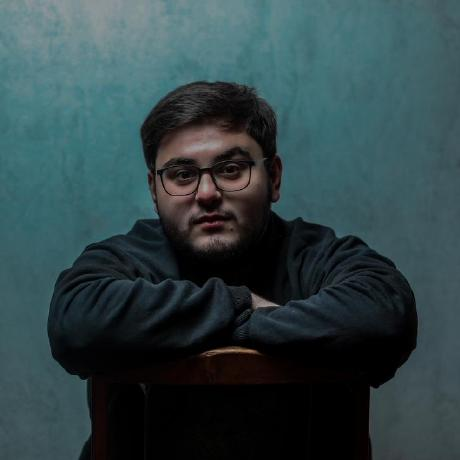
#> input picture tools/source-photo.jpg, 460 x 460 px
$ python banner.py
#> lines starting #> are read from the running program, lines starting #| are printed output that depends on the picture; after the words box and inside, x2 and y2 are one past the last pixel; in counts of white or black regions, pixels touching at a corner belong together
### tools/portrait.py
"""Photo -> 1-bit dithered dot grid, with background segmentation for dark mode."""
import os

import numpy as np
from PIL import Image, ImageEnhance, ImageFilter, ImageOps
from scipy import ndimage

HERE = os.path.dirname(os.path.abspath(__file__))

GRID_W, GRID_H = 300, 340
CROP = (93, 55, 344, 340)          # head + shoulders, aspect-matched to the grid
BG_THRESHOLD = 0.05                # chroma distance; see 01_explore_mask.py
# Dark mode lands on the brief's ~17k. Light mode cannot: it keeps the backdrop
# and the photo's hair/jumper crush to solid black, so thinning to 17k either
# posterises the midtones into flat slabs (high gamma) or hollows out the face.
# 35k measured better on both counts, and costs little file size because solid
# regions collapse into long horizontal runs.
TARGET_DOTS = {"dark": 17000, "light": 35000}


def _prepared_gray(img):
    """Contrast pipeline from the brief: autocontrast -> 1.3x -> unsharp."""
    g = img.convert("L")
    g = ImageOps.autocontrast(g, cutoff=1)
    g = ImageEnhance.Contrast(g).enhance(1.3)
    g = g.filter(ImageFilter.UnsharpMask(radius=3, percent=140, threshold=0))
    return np.asarray(g).astype(np.float64) / 255.0


def subject_mask(rgb):
    """Boolean mask of the sitter, separated from the flat backdrop.

    A plain RGB distance drowns in the vignette (the corners are the same hue,
    just darker), so the test is on chroma after dividing out brightness.
    """
    a = rgb.astype(np.float64)
    corners = np.concatenate([a[0:40, 0:40].reshape(-1, 3), a[0:40, -40:].reshape(-1, 3)])
    bg = np.median(corners, axis=0)

    def chroma(x):
        return x / (x.sum(axis=-1, keepdims=True) + 1e-6)

    dist = np.linalg.norm(chroma(a) - chroma(bg[None, None, :]), axis=-1)
    m = dist > BG_THRESHOLD
    m = ndimage.binary_closing(m, structure=np.ones((7, 7)))
    m = ndimage.binary_fill_holes(m)
    lab, n = ndimage.label(m)
    if n:
        sizes = ndimage.sum(m, lab, range(1, n + 1))
        m = lab == (int(np.argmax(sizes)) + 1)
    return ndimage.binary_opening(m, structure=np.ones((3, 3)))


def dither(density, mask=None):
    """1-bit Floyd-Steinberg in serpentine order.

    `density` is the probability of ink per cell. Where `mask` is False the cell
    can never take ink *and* accumulated error is hard-cleared, so error
    diffusion cannot bleed a halo across the segmentation edge.
    """
    h, w = density.shape
    buf = density.astype(np.float64).copy()
    if mask is not None:
        buf[~mask] = 0.0
    out = np.zeros((h, w), dtype=bool)

    for y in range(h):
        cols = range(w) if y % 2 == 0 else range(w - 1, -1, -1)
        fwd = 1 if y % 2 == 0 else -1
        for x in cols:
            if mask is not None and not mask[y, x]:
                buf[y, x] = 0.0
                continue
            old = buf[y, x]
            new = 1.0 if old >= 0.5 else 0.0
            out[y, x] = new > 0
            err = old - new
            for dx, dy, k in ((fwd, 0, 7 / 16), (-fwd, 1, 3 / 16),
                              (0, 1, 5 / 16), (fwd, 1, 1 / 16)):
                nx, ny = x + dx, y + dy
                if 0 <= nx < w and 0 <= ny < h:
                    if mask is not None and not mask[ny, nx]:
                        continue          # hard clear at the mask edge
                    buf[ny, nx] += err * k
    return out


def _fit_gamma(density, mask, target):
    """Find the tone curve that lands the dot count on target."""
    lo, hi = 0.15, 24.0
    for _ in range(40):
        mid = (lo + hi) / 2
        n = np.clip(density, 0, 1) ** mid
        if mask is not None:
            n = n * mask
        if n.sum() > target:
            lo = mid
        else:
            hi = mid
    return (lo + hi) / 2


def build(mode, target=None, photo="source-photo.jpg"):
    """Return (ink, mask, stats) for 'dark' or 'light'."""
    target = TARGET_DOTS[mode] if target is None else target
    src = Image.open(os.path.join(HERE, photo)).convert("RGB")
    crop = src.crop(CROP).resize((GRID_W, GRID_H), Image.LANCZOS)
    rgb = np.asarray(crop)
    gray = _prepared_gray(crop)
    mask = subject_mask(rgb)

    if mode == "dark":
        # Light dots on a dark panel: ink follows the *lit* part of the sitter.
        # Drawing ink at dark pixels here is exactly what makes dark mode read
        # as a photo negative.
        density, use_mask = gray, mask
    else:
        # Dark dots on a light panel: ink follows the dark part of the photo,
        # backdrop included.
        density, use_mask = 1.0 - gray, None

    gamma = _fit_gamma(density, use_mask, target)
    shaped = np.clip(density, 0, 1) ** gamma
    ink = dither(shaped, use_mask)

    stats = {
        "mode": mode,
        "gamma": round(gamma, 4),
        "dots": int(ink.sum()),
        "subject_fraction": round(float(mask.mean()), 4),
        "ink_fraction": round(float(ink.mean()), 4),
    }
    return ink, mask, stats


# [16 lines left out: function runs, not called in this run]


# [9 lines that do not run on import are left out]

### tools/logos.py
"""Trace the three brand logos from their official simple-icons path data.

Nothing here is hand-drawn: the outlines come straight out of the simple-icons
package (24x24 viewBox), get flattened to polygons, rasterised, and then
stratified-sampled into an even point cloud.
"""
import numpy as np
from matplotlib.path import Path as MplPath
from simpleicons.all import icons

import svgpath

LOGOS = ["nextdotjs", "nestjs", "postgresql"]


# [11 lines left out: function _mpl_path, not called in this run]


def rasterise(slug, res=360):
    """Return a boolean (res, res) mask of the filled logo."""
    icon = icons.get(slug)
    if icon is None:
        raise KeyError(slug)
    path = _mpl_path(icon.path)
    # simple-icons paths live in a 0..24 viewBox.
    step = 24.0 / res
    ys, xs = np.mgrid[0:res, 0:res]
    pts = np.column_stack([
        (xs.ravel() + 0.5) * step,
        (ys.ravel() + 0.5) * step,
    ])
    inside = path.contains_points(pts).reshape(res, res)
    return inside


# [32 lines left out: function sample_points, not called in this run]


def logo_clouds(count, grid_w, grid_h, span, rng):
    """Point clouds for every logo, mapped into portrait-grid coordinates.

    Each logo is scaled so its *own* bounding box fills `span`, which keeps the
    three shapes optically the same size instead of the same nominal size.
    """
    clouds = []
    for slug in LOGOS:
        mask = rasterise(slug)
        pts = sample_points(mask, count, rng)
        res = mask.shape[0]
        pts = pts / res  # -> 0..1

        lo, hi = pts.min(axis=0), pts.max(axis=0)
        extent = (hi - lo).max()
        pts = (pts - (lo + hi) / 2.0) / extent * span
        pts[:, 0] += grid_w / 2.0
        pts[:, 1] += grid_h / 2.0
        clouds.append(pts)
    return clouds

### tools/banner.py
"""Assemble the animated banner SVGs from the dithered portrait + logo clouds.

Run:  python banner.py
Out:  assets/banner-dark.svg, assets/banner-light.svg, tools/_data/*.npy
"""
import os

import numpy as np
from scipy.cluster.vq import kmeans2
from scipy.optimize import linear_sum_assignment

import logos
import portrait
from profile_data import HANDLE, PALETTE, ROWS, TITLE

HERE = os.path.dirname(os.path.abspath(__file__))
OUT = os.path.join(os.path.dirname(HERE), "assets")
DATA = os.path.join(HERE, "_data")

# ---------------------------------------------------------------- canvas ----
W, H = 1180, 610
BAR = 40                      # title bar height
FRAME = (24, 66, 440, 522)    # portrait frame: x, y, w, h  (37.3% of width)
PAD = 14
GRID_W, GRID_H = portrait.GRID_W, portrait.GRID_H
CELL = 1.37
PX = FRAME[0] + PAD + (FRAME[2] - 2 * PAD - GRID_W * CELL) / 2.0
PY = FRAME[1] + PAD + (FRAME[3] - 2 * PAD - GRID_H * CELL) / 2.0

RX0, RX1 = 486, 1156          # info column
ADV = 0.6                     # monospace advance, in em

# ------------------------------------------------------------- animation ----
INTRO = 3.2                   # plays once
FADE_AT = 3.05                # intro -> loop crossfade
HOLD = 0.05                   # t=0 frame shows the finished portrait; see below
LOOP = 14.2
INTRO_GROUPS = 60
BANDS = 94
TRAVELLERS = 900
LOGO_SPAN = 155               # grid cells; drives how densely 900 dots read
DOT = 1.9                     # traveller dot size, grid cells
DRIFT = 0.42                  # fraction of the way to the logo centroid
NOISE = 4.0                   # per-dot jitter (grid cells) before grouping

# portrait 3.0 | 4 x 1.3 transitions | 3 x 2.0 logo holds  == 14.2s
_STOPS = [0.0, 3.0, 4.3, 6.3, 7.6, 9.6, 10.9, 12.9, 14.2]
KEYTIMES = [t / LOOP for t in _STOPS]


def _kt(values):
    return ";".join(("%.4g" % v).lstrip("0") if 0 < v < 1 else "%g" % v
                    for v in values)


KT = _kt(KEYTIMES)


# ------------------------------------------------------------------ dots ----
def capped_runs(ink, cap):
    """Horizontal ink runs, split so no run exceeds `cap` cells.

    Capping matters for the intro: a 40-cell run fading in as one unit reads as
    a horizontal streak, not as dots thickening.
    """
    out = []
    h, w = ink.shape
    for y in range(h):
        row = ink[y]
        x = 0
        while x < w:
            if not row[x]:
                x += 1
                continue
            s = x
            while x < w and row[x]:
                x += 1
            for a in range(s, x, cap):
                out.append((a, y, min(cap, x - a)))
    return out


# [6 lines left out: function d_of, not called in this run]


# --------------------------------------------------------------- metrics ----
def evenness(points, groups, n_groups, tiles=4):
    """Mean total-variation distance between each group's spatial spread and
    the whole portrait's. ~0 = scattered everywhere, ~0.7 = patchy."""
    tx = np.clip((points[:, 0] / GRID_W * tiles).astype(int), 0, tiles - 1)
    ty = np.clip((points[:, 1] / GRID_H * tiles).astype(int), 0, tiles - 1)
    tile = ty * tiles + tx
    glob = np.bincount(tile, minlength=tiles * tiles).astype(float)
    glob /= glob.sum()
    tot = 0.0
    for g in range(n_groups):
        sel = tile[groups == g]
        if len(sel) == 0:
            continue
        h = np.bincount(sel, minlength=tiles * tiles).astype(float)
        h /= h.sum()
        tot += 0.5 * np.abs(h - glob).sum()
    return tot / n_groups


def _grid_cells(shape):
    yy, xx = np.mgrid[0:shape[0], 0:shape[1]]
    return np.column_stack([xx.ravel() + 0.5, yy.ravel() + 0.5])


def straight_boundary(band):
    """Fraction of band-boundary edges that continue perfectly straight.

    Measured over the whole grid, not just inked cells: restricting it to ink
    makes the number track dot density instead of band geometry. Drift is a
    linear function of position, so quantising it *is* a square grid unless the
    assignment is jittered first -- axis-aligned tiles score near 1.0 here, an
    organic partition scores low.
    """
    total = matched = 0
    for b in (band, band.T):
        cur, nxt = b[:, :-1], b[:, 1:]
        edge = cur != nxt
        same = np.zeros_like(edge)
        same[1:] = edge[1:] & edge[:-1] & (cur[1:] == cur[:-1]) & (nxt[1:] == nxt[:-1])
        total += int(edge.sum())
        matched += int(same.sum())
    return matched / total if total else 0.0


# ------------------------------------------------------------------ text ----
def esc(s):
    return (s.replace("&", "&amp;").replace("<", "&lt;").replace(">", "&gt;"))


# [69 lines left out: functions row_svg, info_panel, not called in this run]


# ----------------------------------------------------------------- build ----
def build(mode, rng):
    p = PALETTE[mode]
    ink, mask, stats = portrait.build(mode)
#> in build, src is the input picture: PIL image 460x460 RGB; mean R, G, B 47.9, 67.4, 70.6
#> in _prepared_gray, `g = g.filter(ImageFilter.UnsharpMask(radius=3, percent=140, threshold=..`:
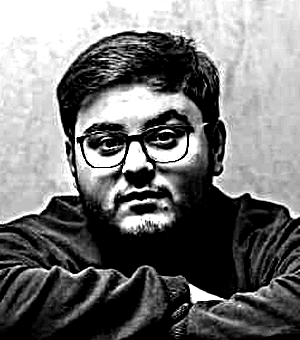
#> g: PIL image 300x340 L; min 0, max 255, mean 116.7
#> in subject_mask, `bg = np.median(corners, axis=0)`: bg = [72, 119, 124]
#> in subject_mask, `m = dist > BG_THRESHOLD`:
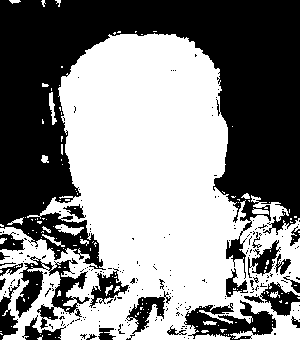
#> m: shape (340, 300) bool; 52.2% white; 224 black regions (196 under 20 px), largest, box (x1, y1, x2, y2) and area: (0, 0, 300, 279) 39454, (16, 256, 90, 329) 1947, (184, 300, 276, 340) 1856
#> in subject_mask, `lab, n = ndimage.label(m)`:
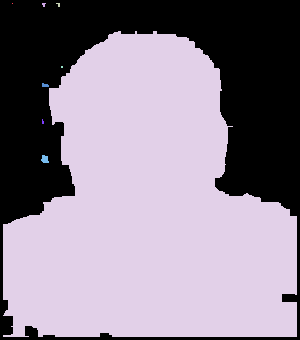
#> lab: shape (340, 300) int32; 9 distinct labels, from 0 to 8; one colour per label, 0 black
#> in subject_mask, `lab, n = ndimage.label(m)`: n = 8
#> in subject_mask, `sizes = ndimage.sum(m, lab, range(1, n + 1))`: sizes = [1, 11, 10, 64057, 4, 22, 8, 48]
#> after the loop in _fit_gamma, `for _ in range(40):`:
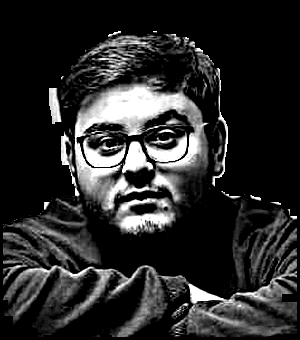
#> n: shape (340, 300) float64; min 0, max 1, mean 0.167
#> in build, `gamma = _fit_gamma(density, use_mask, target)`: gamma = 0.904
#> after the loop in dither, `for y in range(h):`:
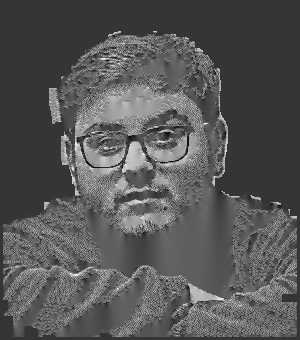
#> buf: shape (340, 300) float64; min -0.368, max 1.4, mean 0.234; drawn with min black and max white
#> after the loop in dither, `for y in range(h):`:
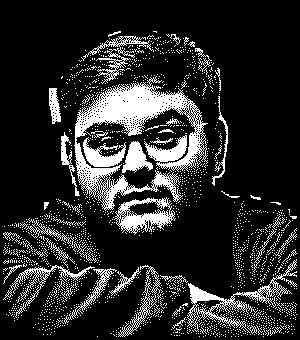
#> out: shape (340, 300) bool; 16.6% white; 1850 white regions (1803 under 20 px), largest, box (x1, y1, x2, y2) and area: (74, 76, 208, 211) 6098, (187, 259, 297, 333) 1322, (114, 197, 176, 235) 1026
#> in build, `stats = { "mode": mode, "gamma": round(gamma, 4), "dots": int(ink.sum(..`: stats = {'mode': 'dark', 'gamma': 0.904, 'dots': 16967, 'subject_fraction': 0.628, 'ink_fraction': 0.166}

    # ---- intro layer: ~60 randomly interleaved groups -----------------------
    intro_segs = capped_runs(ink, 3)
#> after the loop in capped_runs, `for y in range(h):`: out = 10820 items, first 6: (118, 31, 3), (153, 31, 3), (156, 31, 1), (114, 32, 3), (117, 32, 3), (120, 32, 1)
#> intro_segs has the same summary as out in capped_runs
    seg_pts = np.array([[x + n / 2.0, y + 0.5] for x, y, n in intro_segs])
#> seg_pts = 10820 pairs, first value 3.5 to 296.5, second value 31.5 to 336.5
    intro_g = rng.integers(0, INTRO_GROUPS, len(intro_segs))
#> intro_g = 10820 values, max 59 at index 26, min 0 at index 64, mean 29.58

    ev_random = evenness(seg_pts, intro_g, INTRO_GROUPS)
#> in evenness, `tx = np.clip((points[:, 0] / GRID_W * tiles).astype(int), 0, tiles - 1)`: tx = 10820 values, max 3 at index 2554, min 0 at index 658, mean 1.42
#> in evenness, `ty = np.clip((points[:, 1] / GRID_H * tiles).astype(int), 0, tiles - 1)`: ty = 10820 values from 0 to 3
#> in evenness, `tile = ty * tiles + tx`: tile = 10820 values, max 15 at index 7066, min 0 at index 658, mean 8.88
#> in evenness, `glob = np.bincount(tile, minlength=tiles * tiles).astype(float)`: glob = [19, 620, 368, 0, 238, 1642, 1309, 34, 666, 1121, 572, 455, 950, 812, 856, 1158]
#> in evenness, `glob /= glob.sum()`: glob = [0.00176, 0.0573, 0.034, 0, 0.022, 0.152, 0.121, 0.00314, 0.0616, 0.104, 0.0529, 0.0421, 0.0878, 0.075, 0.0791, 0.107]
#> the loop in evenness, `for g in range(n_groups):` made 60 passes
#> (h, tot) on passes 1 to 6: ([1, 12, 5, 0, 4, 21, 14, 0, 12, 9, 12, 6, 17, 8, 16, 22], 0.134), ([0, 12, 12, 0, 6, 32, 31, 1, 15, 11, 11, 10, 11, 8, 12, 25], 0.268), ([1, 14, 4, 0, 5, 19, 22, 0, 9, 23, 10, 8, 17, 9, 13, 21], 0.365), ([0, 13, 1, 0, 7, 24, 16, 1, 11, 17, 12, 5, 13, 10, 11, 18], 0.454), ([0, 10, 9, 0, 4, 27, 23, 0, 11, 21, 10, 4, 13, 8, 26, 19], 0.544), ([0, 9, 9, 0, 4, 27, 24, 0, 12, 16, 5, 6, 21, 13, 18, 21], 0.622)
#> after the loop in evenness, `for g in range(n_groups):`: tot = 6.15
#> ev_random = 0.102
    # Control: the spatial grouping the brief warns against.
    ctrl = np.clip((seg_pts[:, 1] / GRID_H * INTRO_GROUPS).astype(int),
                   0, INTRO_GROUPS - 1)
#> ctrl = 10820 values from 5 to 59
    ev_spatial = evenness(seg_pts, ctrl, INTRO_GROUPS)
#> the loop in evenness (call 2), `for g in range(n_groups):` made 60 passes
#> (h, tot) on passes 7 to 12: ([0, 0.591, 0.409, 0, 0, 0, 0, 0, 0, 0, 0, 0, 0, 0, 0, 0], 1.82), ([0, 0.63, 0.37, 0, 0, 0, 0, 0, 0, 0, 0, 0, 0, 0, 0, 0], 2.73), ([0, 0.633, 0.367, 0, 0, 0, 0, 0, 0, 0, 0, 0, 0, 0, 0, 0], 3.63), ([0, 0.672, 0.328, 0, 0, 0, 0, 0, 0, 0, 0, 0, 0, 0, 0, 0], 4.54), ([0, 0.711, 0.289, 0, 0, 0, 0, 0, 0, 0, 0, 0, 0, 0, 0, 0], 5.45), ([2, 71, 37, 0, 0, 0, 0, 0, 0, 0, 0, 0, 0, 0, 0, 0], 6.36)
#> ev_spatial = 0.69

    # ---- loop layer: ~94 drift bands ---------------------------------------
    loop_segs = capped_runs(ink, 6)
#> loop_segs = 9512 items, first 6: (118, 31, 3), (153, 31, 4), (114, 32, 6), (120, 32, 1), (156, 32, 1), (113, 33, 5)
    loop_pts = np.array([[x + n / 2.0, y + 0.5] for x, y, n in loop_segs])
#> loop_pts = 9512 pairs, first value 3.5 to 296.5, second value 31.5 to 336.5

    jitter = loop_pts + rng.normal(0, NOISE, loop_pts.shape)
#> jitter = 9512 pairs, first value -3.68 to 302.6, second value 26.12 to 345
    cent, band = kmeans2(jitter, BANDS, minit="++", seed=7, iter=24)
#> cent = 94 pairs, first value 13.55 to 287.9, second value 42.87 to 330.4; band = 9512 values, max 93 at index 7311, min 0 at index 8724, mean 45.53
    cent_clean, _ = kmeans2(loop_pts, BANDS, minit="++", seed=7, iter=24)
#> cent_clean = 94 pairs, first value 10.77 to 289.5, second value 44.36 to 330.5

    def nearest(pts, centroids):
        d = ((pts[:, None, :] - centroids[None, :, :]) ** 2).sum(-1)
        return d.argmin(1)

    cells = _grid_cells(ink.shape)
    shipped = nearest(cells + rng.normal(0, NOISE, cells.shape), cent)
    nonoise = nearest(cells, cent_clean)
    # The trap, built deliberately as a control: drift is linear in position, so
    # quantising it directly hands you axis-aligned tiles and a blocky dissolve.
    nx, ny = 10, 10
    gridtrap = (np.clip((cells[:, 0] / GRID_W * nx).astype(int), 0, nx - 1) * ny
                + np.clip((cells[:, 1] / GRID_H * ny).astype(int), 0, ny - 1))

    sb_noisy = straight_boundary(shipped.reshape(ink.shape))
#> the loop in straight_boundary, `for b in (band, band.T):` made 2 passes
#> (total, matched) on passes 1 to 2: (22952, 3384), (45945, 6762)
#> pass 1, in straight_boundary, `edge = cur != nxt`:
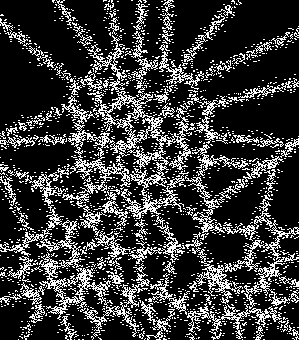
#> edge: shape (340, 299) bool; 22.6% white in thin lines or dots
#> after the loop in straight_boundary, `for b in (band, band.T):`: matched = 6762; total = 45945
#> (the rest of the program and of its run is left out)
